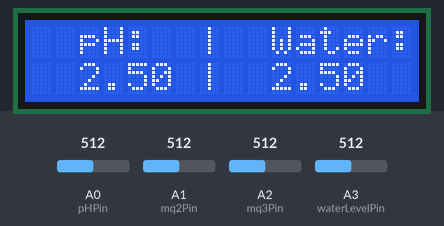
A sketch run on a simulated Arduino Uno, built with avr-gcc and run on an emulated ATmega328P. Shown: 16×2 character LCD. Inputs (shaded band) come from the test bench; at power-on: A1 (mq2Pin) = 512, A2 (mq3Pin) = 512, A0 (pHPin) = 512, A3 (waterLevelPin) = 512. What the sketch prints to the serial monitor is not drawn.

Above: at 1.2 s.
1.3 s: A1 (mq2Pin) set to 30
At 9.4 s:
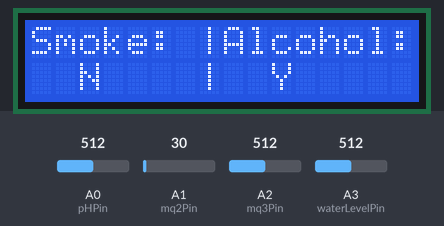
13.2 s: A2 (mq3Pin) set to 30
At 21.6 s:
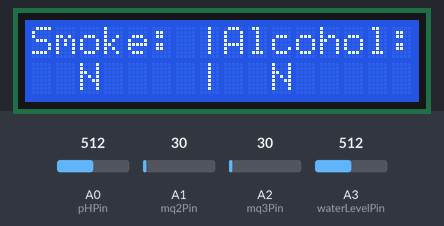
25.1 s: A1 (mq2Pin) set to 306
At 33.8 s:
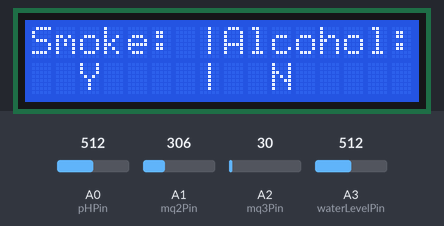
37.0 s: A0 (pHPin) set to 716
At 43.8 s:
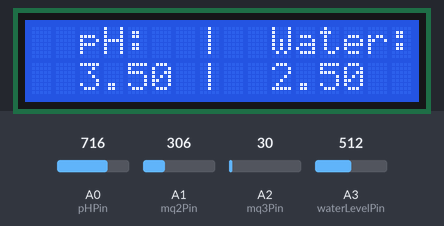
47.0 s: A3 (waterLevelPin) set to 716
At 49.3 s:
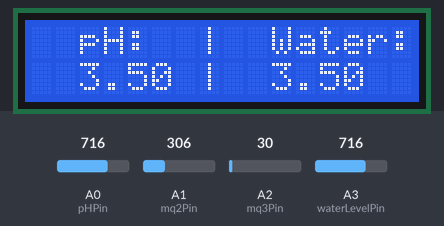
53.8 s: A0 (pHPin) set to 992
At 56.0 s:
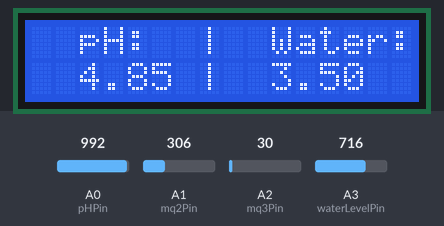
Timing chart, 0 to 57.5 s (numbered marks = the images above; inputs shaded):
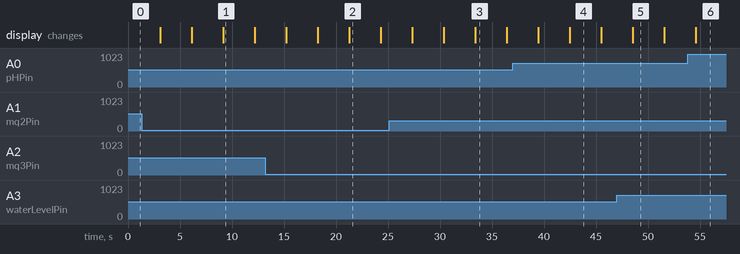

The sketch:

ProjectC.ino
```cpp
//final code for the project!
#include <Wire.h>
#include <LiquidCrystal_I2C.h>

LiquidCrystal_I2C lcd(0x27, 16, 2);

#define pHPin A0
#define mq2Pin A1
#define mq3Pin A2
#define waterLevelPin A3

const float mq2Threshold = 1.0;
const float mq3Threshold = 1.0;
const long interval = 60000;

void setup() {
  lcd.init();
  lcd.backlight();
  Serial.begin(9600);
}

void loop() {

  float pHValue = analogRead(pHPin) * (5.0 / 1023.0);
  float mq2Value = analogRead(mq2Pin) * (5.0 / 1023.0);
  float mq3Value = analogRead(mq3Pin) * (5.0 / 1023.0);
  float waterLevelValue = analogRead(waterLevelPin) * (5.0 / 1023.0);

  char mq2Status = mq2Value >= mq2Threshold ? 'Y' : 'N';
  char mq3Status = mq3Value >= mq3Threshold ? 'Y' : 'N';
  lcd.clear();
  lcd.setCursor(2, 0);
  lcd.print("pH:");
  lcd.setCursor(2, 1);
  lcd.print(pHValue, 2);

  lcd.setCursor(10, 0);
  lcd.print("Water: ");
  lcd.setCursor(10,1);
  lcd.print(waterLevelValue, 2);

  lcd_bar();
  delay(3000);

  lcd.clear();
  lcd.setCursor(0, 0);
  lcd.print("Smoke:");
  lcd.setCursor(2, 1);
  lcd.print(mq2Status);

  lcd.setCursor(8, 0);
  lcd.print("Alcohol:");
  lcd.setCursor(10,1);
  lcd.print(mq3Status);

  lcd_bar();

  Serial.print("pH: ");
  Serial.print(pHValue, 2);
  Serial.print(" MQ-2: ");
  Serial.print(mq2Value, 2);
  Serial.print(" Status: ");
  Serial.print(mq2Status);
  Serial.print(" MQ-3: ");
  Serial.print(mq3Value, 2);
  Serial.print(" Status: ");
  Serial.print(mq3Status);
  Serial.print(" Water Level: ");
  Serial.println(waterLevelValue, 2);

  delay(3000);
}


void lcd_bar()
{
  lcd.setCursor(7,0);
  lcd.print("|");
  lcd.setCursor(7,1);
  lcd.print("|");
}
```

Measured:
- after the input at 1.3 s, the display: first differs from a run without the input after 7.9 s (image 1)
- after the input at 13.2 s, the display: first differs from a run without the input after 8.1 s (image 2)
- after the input at 25.1 s, the display: first differs from a run without the input after 8.3 s (image 3)
- after the input at 37.0 s, the display: first differs from a run without the input after 5.5 s (image 4)
- after the input at 47.0 s, the display: changes after 1.6 s (image 5)
- after the input at 53.8 s, the display: changes after 0.81 s (image 6)
- what the display in image 1 shows lasts 3.0 s, from 9.2 s to 12.2 s
